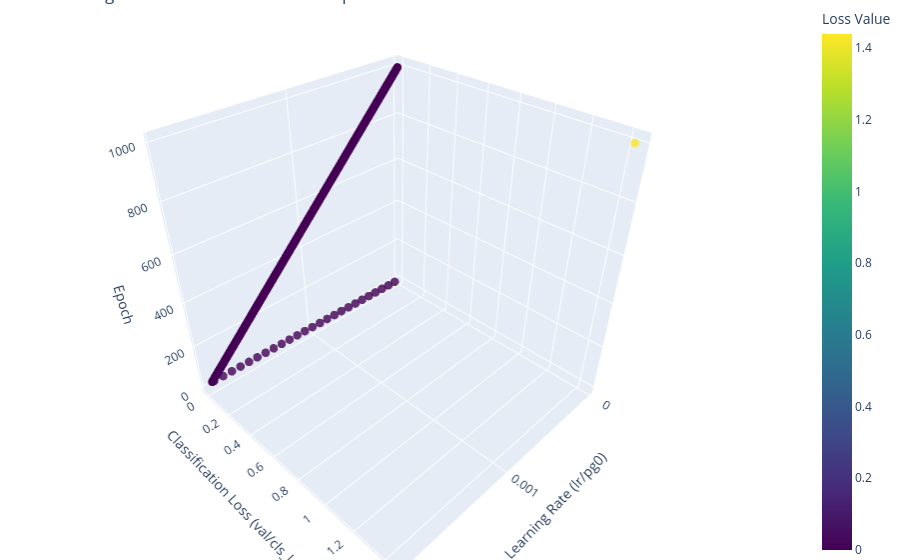

The notebook cell saved with this chart:
### Code cell
graph_LrLoss_3D(df1)

### Figure 1 — Plotly figure (JSON) as saved in the notebook; plotly's stock layout.template omitted (floating-point values rounded to 4 significant figures; data arrays with more than 128 entries replaced by an {"elided": "..."} marker saying what was removed)
{"data": [{"marker": {"color": {"elided": "1003 float values"}, "colorbar": {"title": {"text": "Loss Value"}}, "colorscale": [[0, "#440154"], [0.1111, "#482878"], [0.2222, "#3e4989"], [0.3333, "#31688e"], [0.4444, "#26828e"], [0.5556, "#1f9e89"], [0.6667, "#35b779"], [0.7778, "#6ece58"], [0.8889, "#b5de2b"], [1, "#fde725"]], "opacity": 0.8, "size": 5}, "mode": "markers", "type": "scatter3d", "x": {"elided": "1003 float values"}, "y": {"elided": "1003 float values"}, "z": {"elided": "1003 int values"}}], "layout": {"margin": {"b": 0, "l": 0, "r": 0, "t": 0}, "scene": {"xaxis": {"title": {"text": "Learning Rate (lr/pg0)"}}, "yaxis": {"title": {"text": "Classification Loss (val/cls_loss)"}}, "zaxis": {"title": {"text": "Epoch"}}}, "title": {"text": "Learning Rate vs. Validation Loss vs. Epoch"}}}
